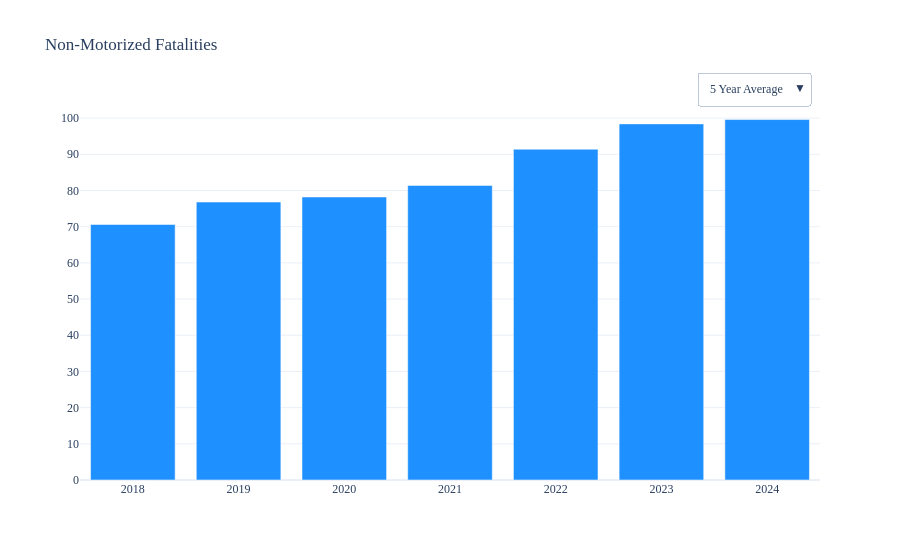

Notebook source saved alongside this figure:
### Markdown cell above
***

Safety_2

***

### Code cell
import plot as pt
indicator = 'Safety_2'
plot_name = 'toggle_nonmotorized_fatalities'


df_mpo   = pd.read_excel(PATH_PLOTS/'Data'/f"{indicator} MPO TIMS.xlsx"      , sheet_name = 'MPO'      )
df_state = pd.read_excel(PATH_PLOTS/'Data'/f"{indicator} Statewide TIMS.xlsx", sheet_name = 'Statewide')


df_plot = df_mpo.copy()
df_plot = df_plot.dropna()

display(df_plot.head())

# Create figure with both traces
fig = go.Figure()

# Add yearly trace
fig.add_trace(go.Bar(
    x=df_plot['Year'],
    y=df_plot['Non motorized fatalities_5 Year Rolling Average'],
    marker_color='#1E90FF',
    name='5 Year Average',
    visible=True,
    hovertemplate='%{y}<extra></extra>'
))

# Add monthly trace
fig.add_trace(go.Bar(
    x=df_plot['Year'],
    y=df_plot['Non motorized fatalities'],
    marker_color='#1E90FF',
    name='Annual',
    visible=False,
    hovertemplate='%{y}<extra></extra>'
))

# Create buttons for toggling
buttons = [
    dict(
        label='5 Year Average',
        method='update',
        args=[
            {'visible': [True, False]},
            {'xaxis': {'tickangle': 0}}
        ]
    ),
    dict(
        label='Annual',
        method='update',
        args=[
            {'visible': [False, True]},
            {'xaxis': {'tickangle': 0}}
        ]
    )
]

# Add dropdown menu to layout
fig.update_layout(
    updatemenus=[
        dict(
            buttons=buttons,
            direction="down",
            pad={"r": 10, "t": 10},
            showactive=True,
            x=1,
            xanchor="right",
            y=1.1,
            yanchor="top"
        )
    ]
)

#fig = px.bar(df_plot, y='Non motorized fatalities_5 Year Rolling Average', x='Year')
fig.update_traces(marker_color='#1E90FF')

# title = '<b>Non-Motorized Fatalities, 5 Year Rolling Average</b> <br> <sup>Sacramento Region</sup>'
title = 'Non-Motorized Fatalities'
fig.update_yaxes(tick0=0, dtick=10, range = [0, 105])
fig.update_traces(hovertemplate='%{y}')


pt.plot_agol(fig, export, title, indicator, plot_name)

### Figure 1 — Plotly figure (JSON) as saved in the notebook; plotly's stock layout.template omitted (floating-point values rounded to 4 significant figures)
{"data": [{"hovertemplate": "%{y}", "marker": {"color": "#1E90FF"}, "name": "5 Year Average", "type": "bar", "visible": true, "x": [2018, 2019, 2020, 2021, 2022, 2023, 2024], "y": [70.6, 76.8, 78.2, 81.4, 91.4, 98.4, 99.6]}, {"hovertemplate": "%{y}", "marker": {"color": "#1E90FF"}, "name": "Annual", "type": "bar", "visible": false, "x": [2018, 2019, 2020, 2021, 2022, 2023, 2024], "y": [78, 82, 73, 98, 126, 113, 88]}], "layout": {"font": {"family": "Microsoft YaHei"}, "legend": {"title": {}}, "title": {"text": "Non-Motorized Fatalities"}, "updatemenus": [{"buttons": [{"args": [{"visible": [true, false]}, {"xaxis": {"tickangle": 0}}], "label": "5 Year Average", "method": "update"}, {"args": [{"visible": [false, true]}, {"xaxis": {"tickangle": 0}}], "label": "Annual", "method": "update"}], "direction": "down", "pad": {"r": 10, "t": 10}, "showactive": true, "x": 1, "xanchor": "right", "y": 1.1, "yanchor": "top"}], "xaxis": {"tickfont": {"size": 12}, "title": {}}, "yaxis": {"dtick": 10, "range": [0, 105], "tick0": 0, "tickfont": {"size": 12}, "title": {}}}}
